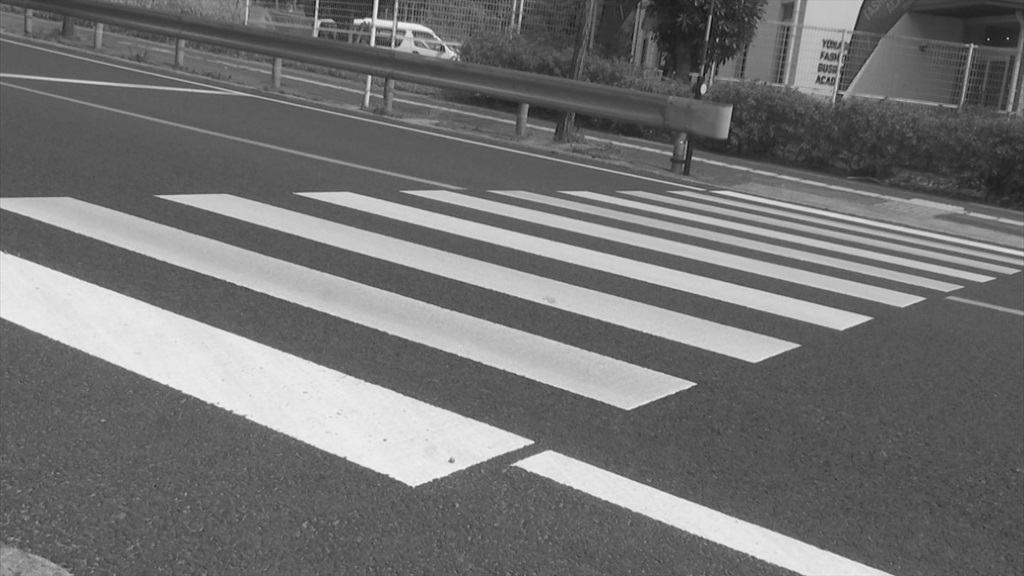
//> input picture program01/road.jpg, 1024 x 576 px
$ ./main ../program01/road.jpg   (built with g++ and OpenCV 4)
//> lines starting //> are read from the running program, lines starting //| are printed output that depends on the picture
#include <iostream>
#include <string>
#include <opencv2/imgcodecs.hpp>
#include <opencv2/highgui.hpp>
#include <opencv2/opencv.hpp>
#include <opencv2/core/core.hpp>

void display(cv::Mat image, std::string windowName = "Image") {
    cv::namedWindow(windowName);
    cv::imshow(windowName, image);
    cv::waitKey(1000 * 100);
    cv::destroyWindow(windowName);
}

int main(int argc, char* argv[]){

  if( argc != 2 ){
    std::cout << "main <filename>" << std::endl;
    exit(0);
  }

  cv::Mat src = cv::imread(argv[1], 0);
//> src is the input picture: 576 rows x 1024 cols, CV_8UC1; min 12, max 243, mean 114.1
  display(src, "src");

  cv::Mat edge;
  cv::Canny(src, edge, 500, 200, 3);
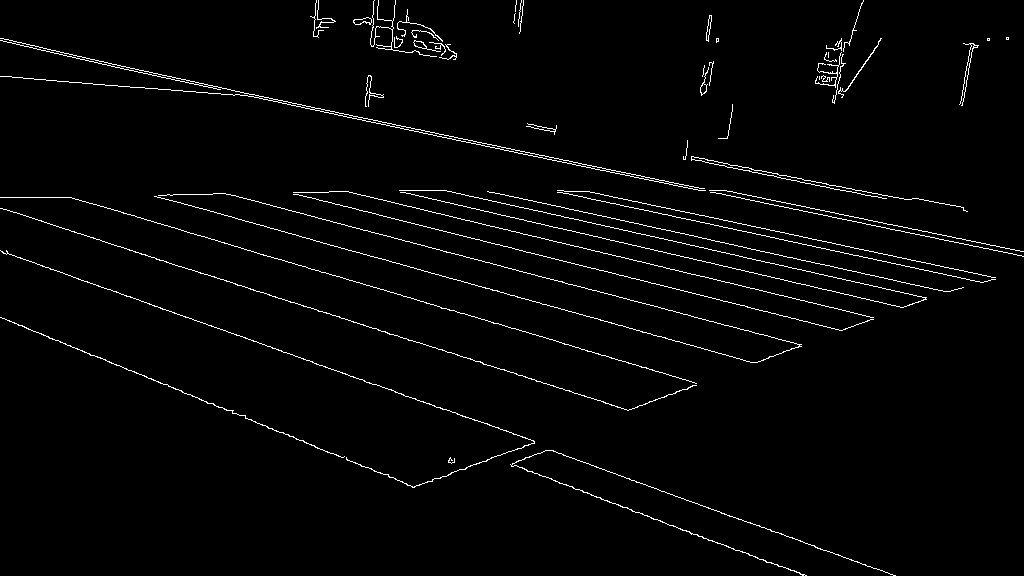
//> edge: 576 rows x 1024 cols, CV_8UC1; 2.2% white in thin lines or dots

  display(edge, "edge");

  std::vector<cv::Vec2f> lines;
  cv::HoughLines(edge, lines, 0.7, CV_PI / 180, 50);
//> lines = 191 lines (rho, theta), first 12: [39.2, 1.78], [234.5, 1.92], [41.3, 1.78], [116.9, 1.82], [71.4, 1.78], [95.9, 1.8], [64.4, 1.78], [196.7, 1.88], [50.4, 1.76], [127.4, 1.83], [197.4, 1.55], [294.7, 1.95]

  cv::Mat dst;
  cv::cvtColor(src, dst, cv::COLOR_GRAY2BGR);

  for (auto line : lines){
    // line[0]: rho
    // line[1]: theta
    std::cout << line << std::endl;
    //
    float rho = line[0];
    float theta = line[1];
    cv::Point pt1, pt2;
    float a = cos(theta), b = sin(theta);
    float x0 = a * rho, y0 = b * rho;
    pt1.x = cv::saturate_cast<int>(x0 + 1000 * (-b));
    pt1.y = cv::saturate_cast<int>(y0 + 1000 * (a));
    pt2.x = cv::saturate_cast<int>(x0 - 1000 * (-b));
    pt2.y = cv::saturate_cast<int>(y0 - 1000 * (a));
    cv::line(dst, pt1, pt2, cv::Scalar(0, 0, 255), 2, cv::LINE_AA);
  }
//> this loop made 191 passes
//> (rho, theta, a, b, x0, y0) on passes 1 to 3: (39.2, 1.78, -0.208, 0.978, -8.15, 38.34), (234.5, 1.92, -0.342, 0.94, -80.2, 220.4), (41.3, 1.78, -0.208, 0.978, -8.59, 40.4)
//| [39.2, 1.78024]
//| [234.5, 1.91986]
//| [41.3, 1.78024]
//| [116.9, 1.81514]
//| [71.4, 1.78024]
//| [95.9, 1.79769]
//| [64.4, 1.78024]
//| [196.7, 1.88496]
//> (output is shown up to pass 8 of 191)
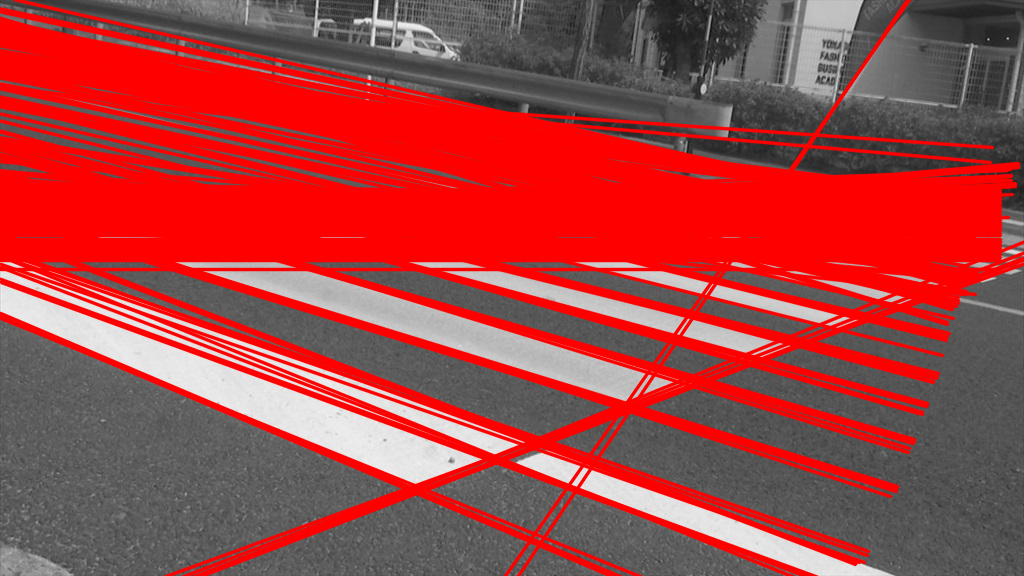
//> dst: 576 rows x 1024 cols, CV_8UC3; mean B, G, R 66.6, 66.6, 164.1
  display(dst, "dst");

  return 0;
}
